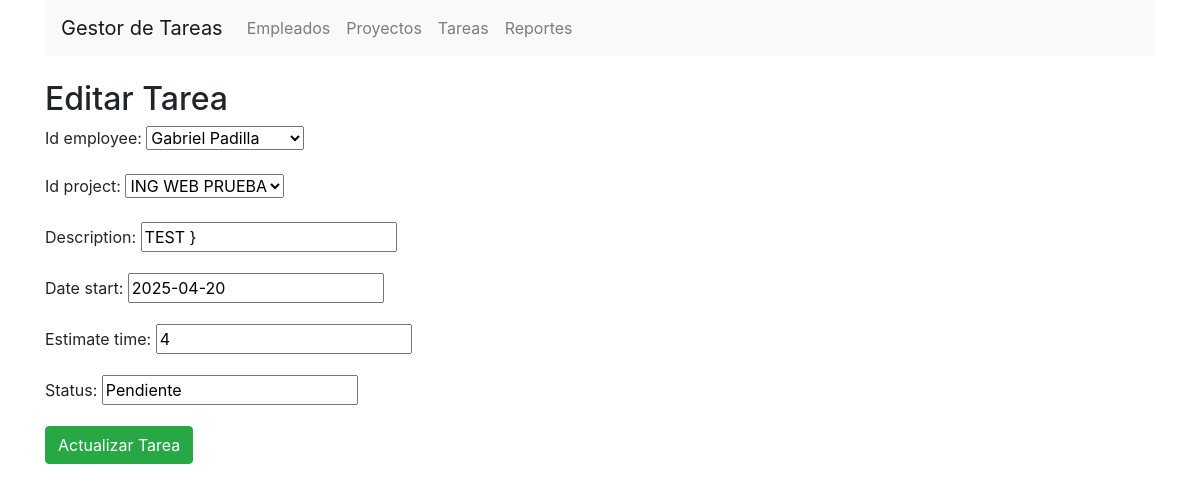
The page /editar_tarea/1/ on the database its author committed.
### core/models.py (models this page shows, shortened)
class Task(models.Model):
    id_employee = models.ForeignKey(Employee, on_delete=models.CASCADE)
    id_project = models.ForeignKey(Project, on_delete=models.CASCADE)
    description = models.CharField(max_length=255)
    date_start = models.DateField()
    estimate_time = models.IntegerField()  # Tiempo estimado en días
    status = models.CharField(max_length=50)

### core/views.py (the view)
# urls.py: path('editar_tarea/<int:id>/', views.editar_tarea, name='editar_tarea'),
def editar_tarea(request, id):
    task = get_object_or_404(Task, id=id)
    employees = Employee.objects.all()  # Pasar empleados disponibles para la tarea
    projects = Project.objects.all()  # Pasar proyectos disponibles para la tarea
    if request.method == 'POST':
        form = TaskForm(request.POST, instance=task)
        if form.is_valid():
            form.save()
            return redirect('tareas')
    else:
        form = TaskForm(instance=task)
    return render(request, 'edit_task.html', {
        'form': form,
        'task': task,
        'employees': employees,  # Pasar empleados al template
        'projects': projects,  # Pasar proyectos al template
    })

### core/forms.py
class TaskForm(forms.ModelForm):
    class Meta:
        model = Task
        fields = '__all__'

### core/models.py (called while the page is built)
    def __str__(self):
        return f"{self.first_name} {self.last_name}"

    def __str__(self):
        return self.name

### core/templates/edit_task.html (shortened to what this page needs)
{% extends 'base.html' %}
{% block content %}
<h2>Editar Tarea</h2>
<form method="POST">
    {{ form.as_p }}
    <button type="submit" class="btn btn-success">Actualizar Tarea</button>
</form>
{% endblock %}

### rows shown on the page
Task: id_employee "Gabriel Padilla", id_project "ING WEB PRUEBA", description "TEST }", date_start "2025-04-20", estimate_time "4", status "Pendiente"
